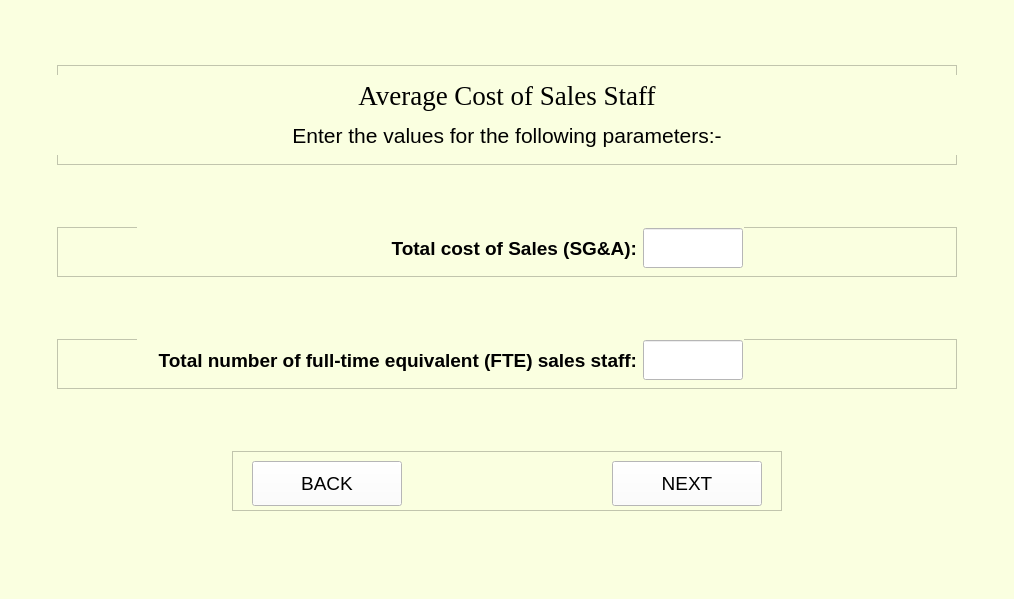
<?xml version="1.0" encoding="UTF-8"?>
<ui version="4.0">
 <class>MainWindow</class>
 <widget class="QMainWindow" name="MainWindow">
  <property name="geometry">
   <rect>
    <x>0</x>
    <y>0</y>
    <width>1014</width>
    <height>599</height>
   </rect>
  </property>
  <property name="sizePolicy">
   <sizepolicy hsizetype="Expanding" vsizetype="Expanding">
    <horstretch>0</horstretch>
    <verstretch>0</verstretch>
   </sizepolicy>
  </property>
  <property name="mouseTracking">
   <bool>false</bool>
  </property>
  <property name="windowTitle">
   <string>MainWindow</string>
  </property>
  <property name="styleSheet">
   <string notr="true">background-color: rgb(250, 255, 224);</string>
  </property>
  <widget class="QWidget" name="centralwidget">
   <layout class="QVBoxLayout" name="verticalLayout">
    <item alignment="Qt::AlignHCenter">
     <widget class="QFrame" name="frame_12">
      <property name="minimumSize">
       <size>
        <width>900</width>
        <height>100</height>
       </size>
      </property>
      <property name="maximumSize">
       <size>
        <width>900</width>
        <height>100</height>
       </size>
      </property>
      <property name="frameShape">
       <enum>QFrame::StyledPanel</enum>
      </property>
      <property name="frameShadow">
       <enum>QFrame::Raised</enum>
      </property>
      <widget class="QLabel" name="heading">
       <property name="geometry">
        <rect>
         <x>0</x>
         <y>10</y>
         <width>900</width>
         <height>40</height>
        </rect>
       </property>
       <property name="sizePolicy">
        <sizepolicy hsizetype="Preferred" vsizetype="Preferred">
         <horstretch>0</horstretch>
         <verstretch>0</verstretch>
        </sizepolicy>
       </property>
       <property name="minimumSize">
        <size>
         <width>900</width>
         <height>40</height>
        </size>
       </property>
       <property name="maximumSize">
        <size>
         <width>16777215</width>
         <height>16777215</height>
        </size>
       </property>
       <property name="font">
        <font>
         <family>Times New Roman</family>
         <pointsize>20</pointsize>
         <weight>50</weight>
         <italic>false</italic>
         <bold>false</bold>
        </font>
       </property>
       <property name="styleSheet">
        <string notr="true"/>
       </property>
       <property name="text">
        <string>Average Cost of Sales Staff</string>
       </property>
       <property name="alignment">
        <set>Qt::AlignCenter</set>
       </property>
       <property name="wordWrap">
        <bool>false</bool>
       </property>
      </widget>
      <widget class="QLabel" name="label0">
       <property name="geometry">
        <rect>
         <x>0</x>
         <y>50</y>
         <width>900</width>
         <height>40</height>
        </rect>
       </property>
       <property name="sizePolicy">
        <sizepolicy hsizetype="Preferred" vsizetype="Preferred">
         <horstretch>0</horstretch>
         <verstretch>0</verstretch>
        </sizepolicy>
       </property>
       <property name="minimumSize">
        <size>
         <width>900</width>
         <height>40</height>
        </size>
       </property>
       <property name="maximumSize">
        <size>
         <width>16777215</width>
         <height>16777215</height>
        </size>
       </property>
       <property name="font">
        <font>
         <family>Arial</family>
         <pointsize>16</pointsize>
         <weight>50</weight>
         <italic>false</italic>
         <bold>false</bold>
        </font>
       </property>
       <property name="styleSheet">
        <string notr="true"/>
       </property>
       <property name="text">
        <string>Enter the values for the following parameters:-</string>
       </property>
       <property name="alignment">
        <set>Qt::AlignCenter</set>
       </property>
       <property name="wordWrap">
        <bool>false</bool>
       </property>
      </widget>
     </widget>
    </item>
    <item alignment="Qt::AlignHCenter">
     <widget class="QFrame" name="frame_5">
      <property name="minimumSize">
       <size>
        <width>900</width>
        <height>50</height>
       </size>
      </property>
      <property name="maximumSize">
       <size>
        <width>900</width>
        <height>50</height>
       </size>
      </property>
      <property name="frameShape">
       <enum>QFrame::StyledPanel</enum>
      </property>
      <property name="frameShadow">
       <enum>QFrame::Raised</enum>
      </property>
      <widget class="QWidget" name="layoutWidget_2">
       <property name="geometry">
        <rect>
         <x>80</x>
         <y>0</y>
         <width>607</width>
         <height>42</height>
        </rect>
       </property>
       <layout class="QGridLayout" name="gridLayout_5">
        <item row="0" column="0">
         <widget class="QLabel" name="label_total_sga_cost">
          <property name="sizePolicy">
           <sizepolicy hsizetype="Preferred" vsizetype="Preferred">
            <horstretch>0</horstretch>
            <verstretch>0</verstretch>
           </sizepolicy>
          </property>
          <property name="minimumSize">
           <size>
            <width>500</width>
            <height>40</height>
           </size>
          </property>
          <property name="maximumSize">
           <size>
            <width>500</width>
            <height>40</height>
           </size>
          </property>
          <property name="font">
           <font>
            <family>Arial</family>
            <pointsize>14</pointsize>
            <weight>75</weight>
            <italic>false</italic>
            <bold>true</bold>
           </font>
          </property>
          <property name="styleSheet">
           <string notr="true"/>
          </property>
          <property name="text">
           <string>Total cost of Sales (SG&amp;A):</string>
          </property>
          <property name="alignment">
           <set>Qt::AlignRight|Qt::AlignTrailing|Qt::AlignVCenter</set>
          </property>
          <property name="wordWrap">
           <bool>false</bool>
          </property>
         </widget>
        </item>
        <item row="0" column="1">
         <widget class="QLineEdit" name="total_sga_cost">
          <property name="sizePolicy">
           <sizepolicy hsizetype="Preferred" vsizetype="Preferred">
            <horstretch>0</horstretch>
            <verstretch>0</verstretch>
           </sizepolicy>
          </property>
          <property name="minimumSize">
           <size>
            <width>100</width>
            <height>40</height>
           </size>
          </property>
          <property name="maximumSize">
           <size>
            <width>100</width>
            <height>40</height>
           </size>
          </property>
          <property name="font">
           <font>
            <family>Arial</family>
            <pointsize>12</pointsize>
            <weight>50</weight>
            <italic>false</italic>
            <bold>false</bold>
           </font>
          </property>
          <property name="styleSheet">
           <string notr="true">background-color: rgb(255, 255, 255);</string>
          </property>
          <property name="text">
           <string/>
          </property>
          <property name="alignment">
           <set>Qt::AlignLeading|Qt::AlignLeft|Qt::AlignVCenter</set>
          </property>
         </widget>
        </item>
       </layout>
      </widget>
     </widget>
    </item>
    <item alignment="Qt::AlignHCenter">
     <widget class="QFrame" name="frame_6">
      <property name="minimumSize">
       <size>
        <width>900</width>
        <height>50</height>
       </size>
      </property>
      <property name="maximumSize">
       <size>
        <width>900</width>
        <height>50</height>
       </size>
      </property>
      <property name="frameShape">
       <enum>QFrame::StyledPanel</enum>
      </property>
      <property name="frameShadow">
       <enum>QFrame::Raised</enum>
      </property>
      <widget class="QWidget" name="layoutWidget">
       <property name="geometry">
        <rect>
         <x>80</x>
         <y>0</y>
         <width>607</width>
         <height>42</height>
        </rect>
       </property>
       <layout class="QGridLayout" name="gridLayout_2">
        <item row="0" column="0">
         <widget class="QLabel" name="label_total_staff_fte">
          <property name="sizePolicy">
           <sizepolicy hsizetype="Preferred" vsizetype="Preferred">
            <horstretch>0</horstretch>
            <verstretch>0</verstretch>
           </sizepolicy>
          </property>
          <property name="minimumSize">
           <size>
            <width>500</width>
            <height>40</height>
           </size>
          </property>
          <property name="maximumSize">
           <size>
            <width>500</width>
            <height>40</height>
           </size>
          </property>
          <property name="font">
           <font>
            <family>Arial</family>
            <pointsize>14</pointsize>
            <weight>75</weight>
            <italic>false</italic>
            <bold>true</bold>
           </font>
          </property>
          <property name="styleSheet">
           <string notr="true"/>
          </property>
          <property name="text">
           <string>Total number of full-time equivalent (FTE) sales staff:</string>
          </property>
          <property name="alignment">
           <set>Qt::AlignRight|Qt::AlignTrailing|Qt::AlignVCenter</set>
          </property>
          <property name="wordWrap">
           <bool>false</bool>
          </property>
         </widget>
        </item>
        <item row="0" column="1">
         <widget class="QLineEdit" name="total_staff_fte">
          <property name="sizePolicy">
           <sizepolicy hsizetype="Preferred" vsizetype="Preferred">
            <horstretch>0</horstretch>
            <verstretch>0</verstretch>
           </sizepolicy>
          </property>
          <property name="minimumSize">
           <size>
            <width>100</width>
            <height>40</height>
           </size>
          </property>
          <property name="maximumSize">
           <size>
            <width>100</width>
            <height>40</height>
           </size>
          </property>
          <property name="font">
           <font>
            <family>Arial</family>
            <pointsize>12</pointsize>
            <weight>50</weight>
            <italic>false</italic>
            <bold>false</bold>
           </font>
          </property>
          <property name="styleSheet">
           <string notr="true">background-color: rgb(255, 255, 255);</string>
          </property>
          <property name="text">
           <string/>
          </property>
          <property name="alignment">
           <set>Qt::AlignLeading|Qt::AlignLeft|Qt::AlignVCenter</set>
          </property>
         </widget>
        </item>
       </layout>
      </widget>
     </widget>
    </item>
    <item alignment="Qt::AlignHCenter">
     <widget class="QFrame" name="frame_9">
      <property name="minimumSize">
       <size>
        <width>550</width>
        <height>60</height>
       </size>
      </property>
      <property name="maximumSize">
       <size>
        <width>550</width>
        <height>60</height>
       </size>
      </property>
      <property name="frameShape">
       <enum>QFrame::StyledPanel</enum>
      </property>
      <property name="frameShadow">
       <enum>QFrame::Raised</enum>
      </property>
      <widget class="QPushButton" name="nextButton">
       <property name="enabled">
        <bool>true</bool>
       </property>
       <property name="geometry">
        <rect>
         <x>380</x>
         <y>10</y>
         <width>150</width>
         <height>45</height>
        </rect>
       </property>
       <property name="sizePolicy">
        <sizepolicy hsizetype="Preferred" vsizetype="Preferred">
         <horstretch>0</horstretch>
         <verstretch>0</verstretch>
        </sizepolicy>
       </property>
       <property name="minimumSize">
        <size>
         <width>150</width>
         <height>45</height>
        </size>
       </property>
       <property name="maximumSize">
        <size>
         <width>150</width>
         <height>45</height>
        </size>
       </property>
       <property name="palette">
        <palette>
         <active>
          <colorrole role="Button">
           <brush brushstyle="SolidPattern">
            <color alpha="255">
             <red>255</red>
             <green>255</green>
             <blue>255</blue>
            </color>
           </brush>
          </colorrole>
          <colorrole role="Base">
           <brush brushstyle="SolidPattern">
            <color alpha="255">
             <red>255</red>
             <green>255</green>
             <blue>255</blue>
            </color>
           </brush>
          </colorrole>
          <colorrole role="Window">
           <brush brushstyle="SolidPattern">
            <color alpha="255">
             <red>255</red>
             <green>255</green>
             <blue>255</blue>
            </color>
           </brush>
          </colorrole>
          <colorrole role="Link">
           <brush brushstyle="SolidPattern">
            <color alpha="255">
             <red>6</red>
             <green>22</green>
             <blue>255</blue>
            </color>
           </brush>
          </colorrole>
         </active>
         <inactive>
          <colorrole role="Button">
           <brush brushstyle="SolidPattern">
            <color alpha="255">
             <red>255</red>
             <green>255</green>
             <blue>255</blue>
            </color>
           </brush>
          </colorrole>
          <colorrole role="Base">
           <brush brushstyle="SolidPattern">
            <color alpha="255">
             <red>255</red>
             <green>255</green>
             <blue>255</blue>
            </color>
           </brush>
          </colorrole>
          <colorrole role="Window">
           <brush brushstyle="SolidPattern">
            <color alpha="255">
             <red>255</red>
             <green>255</green>
             <blue>255</blue>
            </color>
           </brush>
          </colorrole>
          <colorrole role="Link">
           <brush brushstyle="SolidPattern">
            <color alpha="255">
             <red>6</red>
             <green>22</green>
             <blue>255</blue>
            </color>
           </brush>
          </colorrole>
         </inactive>
         <disabled>
          <colorrole role="Button">
           <brush brushstyle="SolidPattern">
            <color alpha="255">
             <red>255</red>
             <green>255</green>
             <blue>255</blue>
            </color>
           </brush>
          </colorrole>
          <colorrole role="Base">
           <brush brushstyle="SolidPattern">
            <color alpha="255">
             <red>255</red>
             <green>255</green>
             <blue>255</blue>
            </color>
           </brush>
          </colorrole>
          <colorrole role="Window">
           <brush brushstyle="SolidPattern">
            <color alpha="255">
             <red>255</red>
             <green>255</green>
             <blue>255</blue>
            </color>
           </brush>
          </colorrole>
          <colorrole role="Link">
           <brush brushstyle="SolidPattern">
            <color alpha="255">
             <red>6</red>
             <green>22</green>
             <blue>255</blue>
            </color>
           </brush>
          </colorrole>
         </disabled>
        </palette>
       </property>
       <property name="font">
        <font>
         <family>Arial</family>
         <pointsize>14</pointsize>
        </font>
       </property>
       <property name="mouseTracking">
        <bool>false</bool>
       </property>
       <property name="acceptDrops">
        <bool>true</bool>
       </property>
       <property name="autoFillBackground">
        <bool>false</bool>
       </property>
       <property name="styleSheet">
        <string notr="true">background-color:rgb(255, 255, 255)</string>
       </property>
       <property name="text">
        <string>NEXT</string>
       </property>
       <property name="checkable">
        <bool>false</bool>
       </property>
       <property name="autoExclusive">
        <bool>false</bool>
       </property>
       <property name="autoDefault">
        <bool>true</bool>
       </property>
       <property name="default">
        <bool>false</bool>
       </property>
       <property name="flat">
        <bool>false</bool>
       </property>
      </widget>
      <widget class="QPushButton" name="backButton">
       <property name="geometry">
        <rect>
         <x>20</x>
         <y>10</y>
         <width>150</width>
         <height>45</height>
        </rect>
       </property>
       <property name="sizePolicy">
        <sizepolicy hsizetype="Preferred" vsizetype="Preferred">
         <horstretch>0</horstretch>
         <verstretch>0</verstretch>
        </sizepolicy>
       </property>
       <property name="minimumSize">
        <size>
         <width>150</width>
         <height>45</height>
        </size>
       </property>
       <property name="maximumSize">
        <size>
         <width>150</width>
         <height>45</height>
        </size>
       </property>
       <property name="font">
        <font>
         <family>Arial</family>
         <pointsize>14</pointsize>
        </font>
       </property>
       <property name="styleSheet">
        <string notr="true">background-color:rgb(255, 255, 255)</string>
       </property>
       <property name="text">
        <string>BACK</string>
       </property>
      </widget>
     </widget>
    </item>
   </layout>
  </widget>
  <widget class="QMenuBar" name="menubar">
   <property name="geometry">
    <rect>
     <x>0</x>
     <y>0</y>
     <width>1014</width>
     <height>21</height>
    </rect>
   </property>
  </widget>
  <widget class="QStatusBar" name="statusbar"/>
 </widget>
 <resources/>
 <connections/>
</ui>
